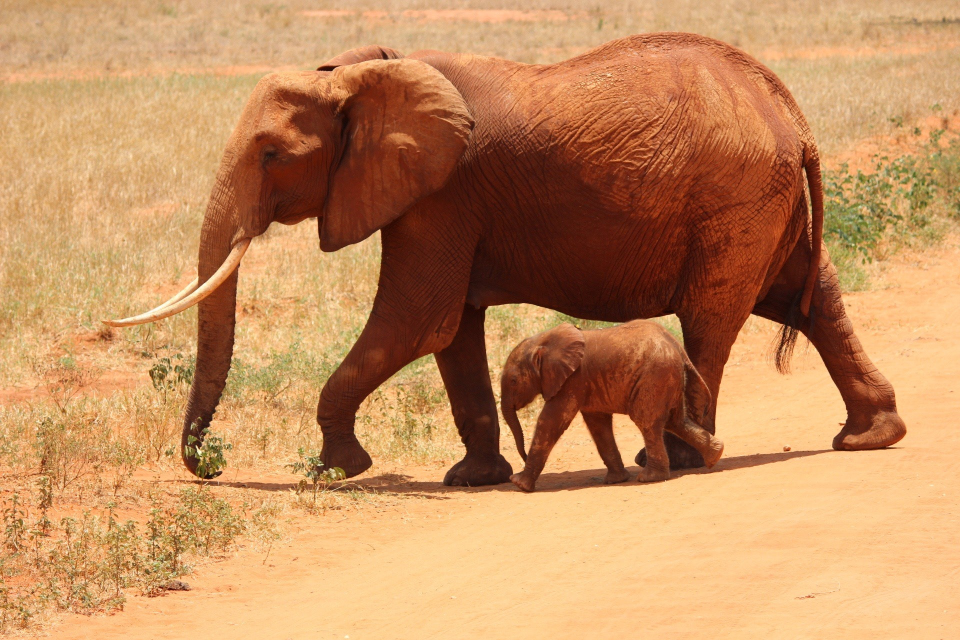
#> input picture elephants/4.png, 1920 x 1280 px, given as the content of the folder tigers, which was not available (shown at 1/2 size)
$ python knn.py
#> lines starting #> are read from the running program, lines starting #| are printed output that depends on the picture; pictures that were not available may be replaced by others from this repository, and a replacement may not be noted
#> the answer given: 3
from importlib.resources import path
import os
import math
import numpy as np
from PIL import Image


def buildImgVector(path):
#> called with path = 'tigers/4.png'
    Img = Image.open(path)
#> Img is the input picture: PIL image 1920x1280 RGB; mean R, G, B 195.2, 141.5, 95.3
    Img = Img.resize((100,100))
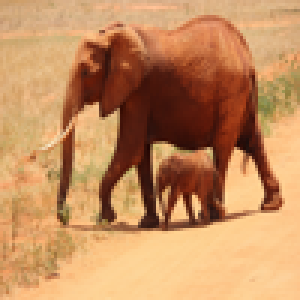
#> Img: PIL image 100x100 RGB (shown 3 times larger); mean R, G, B 195.2, 141.5, 95.3
    ImageSequence = Img.getdata()
    imageArray = np.array(ImageSequence)
    imageVector = imageArray.flatten()
    return imageVector


def buildImgVectorList():
    tigerFolder = os.listdir('tigers')
    elephantFolder = os.listdir('elephants')
    tigerVectorList = []
    elephantVectorList = []

    for i in range(0, len(tigerFolder)):
        imageVector=buildImgVector('tigers/'+tigerFolder[i])
        tigerVectorList.append(imageVector)

        imageVector=buildImgVector('elephants/'+elephantFolder[i])
        elephantVectorList.append(imageVector)

    return tigerVectorList,elephantVectorList


def calculate_ED(vectorList,testVector):
    distanceList =  []

    for i in range (0, len(vectorList)):
        distance = 0
        for j in range (min(len(testVector), len(vectorList[i]))):
            distance += (testVector[j] - vectorList[i][j])*(testVector[j] - vectorList[i][j])

        distance = math.sqrt(distance)
        distanceList.append(distance)
    return distanceList

def predict(distanceList1,distanceList2,k):
    distanceList1.sort()
    distanceList2.sort()

    Count1 = 0
    Count2 = 0

    for _ in range(0,k):
        if(distanceList1[Count1]< distanceList2[Count2]):
            Count1+=1
        else:
            Count2 +=1

    if Count1 > Count2:
        print('Tiger')
    else:
        print("Elephant")


def main():
    k = int(input("Enter value of k: "))
    tigerVectorList = []
    elephantVectorList = []
    tigerVectorList, elephantVectorList = buildImgVectorList()
#> tigerVectorList = 1 item; elephantVectorList = 1 item
    testImgVector = buildImgVector('cat.png')
#> call 3 of buildImgVector, with path = 'cat.png'
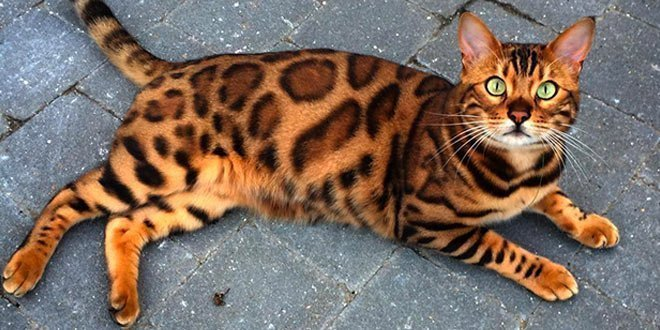
#> input picture cat.png, 660 x 330 px
#> in buildImgVector, Img is the input picture: PIL image 660x330 RGB; mean R, G, B 125.2, 107.9, 97.6
#> in buildImgVector (call 3), `Img = Img.resize((100,100))`:
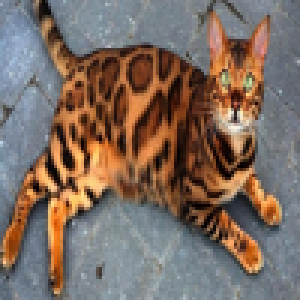
#> Img: PIL image 100x100 RGB (shown 3 times larger); mean R, G, B 125.2, 107.9, 97.6
    distanceList_WithTigers = calculate_ED(tigerVectorList,testImgVector)
#> the loop in calculate_ED, `for i in range (0, len(vectorList)):` made 1 pass
#> distance on pass 1: 13193.5
#> after the loop in calculate_ED, `for i in range (0, len(vectorList)):`: distanceList = [13193.5]
#> distanceList_WithTigers = [13193.5]
    distanceList_WithElephant = calculate_ED(elephantVectorList,testImgVector)
#> the loop in calculate_ED (call 2), `for i in range (0, len(vectorList)):` made 1 pass
#> distanceList_WithElephant = [13193.5]
    predict(distanceList_WithTigers,distanceList_WithElephant,k)
#> after the loop in predict, `for _ in range(0,k):`: Count1 = 0; Count2 = 1


if __name__ == "__main__":
#> (the run stopped early here; a loop or call above may not have finished)
